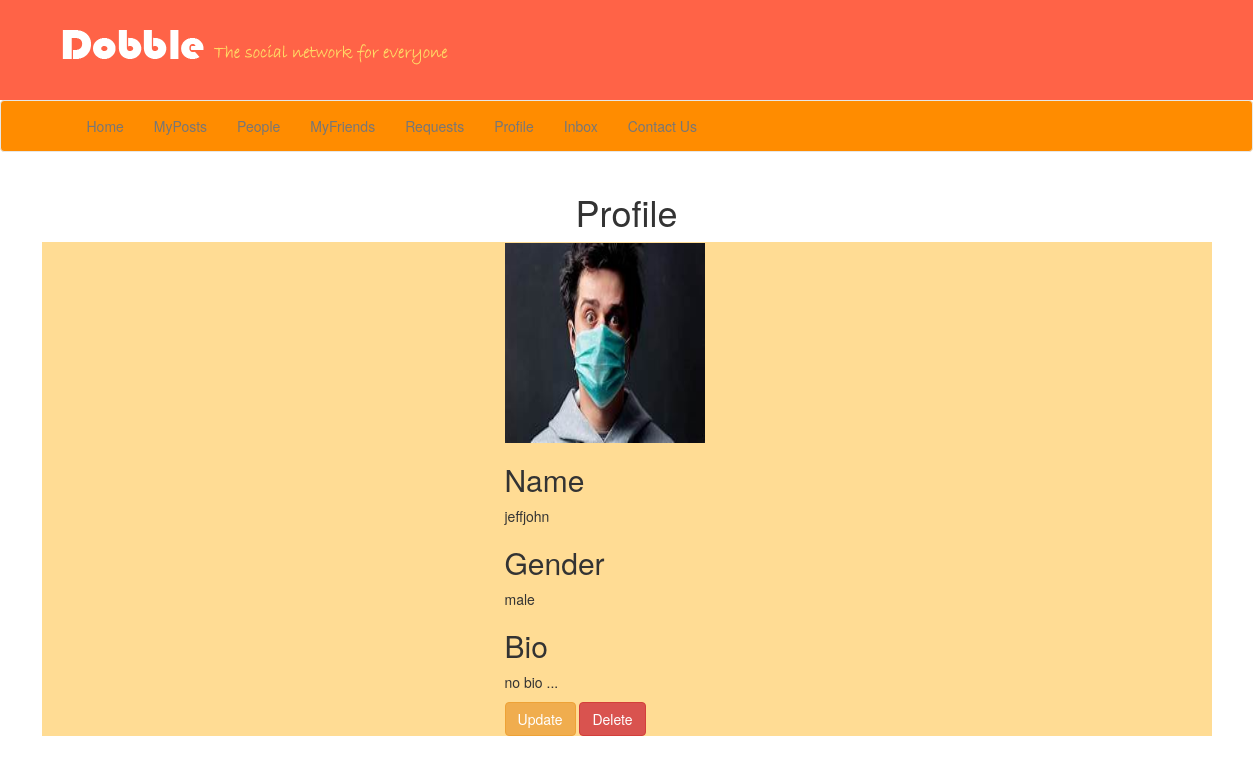
Screenshot of /socialapp/profileview/15 (signed in) with the database file from the repository.
### socialapp/models.py (models this page shows, shortened)
class Profile(AbstractClass):
    MALE = 'male'
    FEMALE = 'female'
    TRANSGENDER = 'transgender'
    OTHERS = 'others'
    GENDER_CHOICES = [
        (MALE, 'Male'),
        (FEMALE, 'Female'),
        (TRANSGENDER, 'Transgender'),
        (OTHERS, 'Others'),
    ]
    user = models.OneToOneField(User, on_delete=models.CASCADE)
    bio = models.TextField(default="no bio ...", max_length=300)
    gender = models.CharField(max_length=100, choices=GENDER_CHOICES, null=True)
    image = models.ImageField(upload_to='avatar', default="avatar/default.png")
    friends = models.ManyToManyField(User, related_name='friends')
    class Meta:
        ordering = ['-created']

### socialapp/views.py (the view)
# urls.py: path('profileview/<int:pk>', views.ProfileView.as_view(), name='profileview'),
@method_decorator(signin_required, name="dispatch")
class ProfileView(DetailView):
    model = Profile
    template_name = 'profileview.html'

### Templates/profileview.html (shortened to what this page needs)
<!DOCTYPE html>
{% load static %}
<html lang="en">
  <head>
    <link href="{% static 'main/css/bootstrap.css' %}" rel="stylesheet">
    <link href="{% static 'main/css/style.css' %}" rel="stylesheet">
    <link href="{% static 'main/css/font-awesome.css' %}" rel="stylesheet">
  </head>
  <body>
    <header>
      <div class="container">
        <img src="{% static 'main/img/logo.png' %}" alt="Dobbler Logo" class="logo">
      </div>
    </header>
    <nav class="navbar navbar-default">
      <div class="container">
        <div id="navbar" class="collapse navbar-collapse">
          <ul class="nav navbar-nav">
            <li ><a href="{%url 'timeline' %}">Home</a></li>
             <li><a href="{%url 'myposts'  %}">MyPosts</a></li>
                <li><a href="{%url 'friends'  %}">People</a></li>
              <li><a href="{% url 'friendslist' user.profile.id %}">MyFriends</a></li>
              <li><a href="{% url 'requests' %}">Requests</a></li>
              <li><a href="{%url 'profileview' user.profile.pk%}">Profile</a></li>
              <li><a href="{% url 'inbox' %}">Inbox</a></li>
              <li><a href="{% url 'contactus' %}">Contact Us</a></li>
          </ul>
        </div>
      </div>
    </nav>
<div class="container">
    <h1 style="">Profile</h1>
    <div class="row mt-5">
        <div class="col-md-3 col-sm-6">
        </div>
    </div>
    <div class="row justify-content-center mt-5">
        <div class="card col-md-8 col-sm-12 shadow-sm px-5 pt-3">
            <div>
                <img src="{{ profile.image.url }}" class="rounded-circle" width="200" height="200" />
            </div>
            <div class="p-3">
                {% if profile.user %}
                <h2>Name</h2>
                 {{ profile.user.first_name }}{{profile.user.last_name}}
                {% endif %}
                 <h2>Gender</h2>
               {%if profile.gender%}
                <p>{{profile.gender}}</p>
                {% endif %}
                <h2>Bio</h2>
                {% if profile.bio %}
                <p>{{ profile.bio }}</p>
                {% endif %}
            </div>
            <a href="{% url 'profile' user.profile.pk %}" class=""><button class="btn btn-warning">Update</button></a>
            <a href="{%url 'deleteprofile' user.pk%}" class=""><button class="btn btn-danger">Delete</button></a>
        </div>
    </div>
</div>
  </body>
</html>

### static/main/css/style.css (style rules this page uses)
header { background:rgb(255, 99, 71); min-height: 100px; color: #fff; padding-top: 25px; }
a { color: white; }
.navbar-default { background:rgb(255,140,0); }
header .logo { float: left; }
.row { background:rgb(255,220,148); }
.col-md-8 { margin-left:200px; }

### Templates/profileview.html (style rules this page uses)
h1 { text-align:center; }
.col-md-8 { margin-left:448px; }

### rows the page displays
Profile: image (picture), user.first_name "jeff", user.last_name "john", gender "male", bio "no bio ..."
